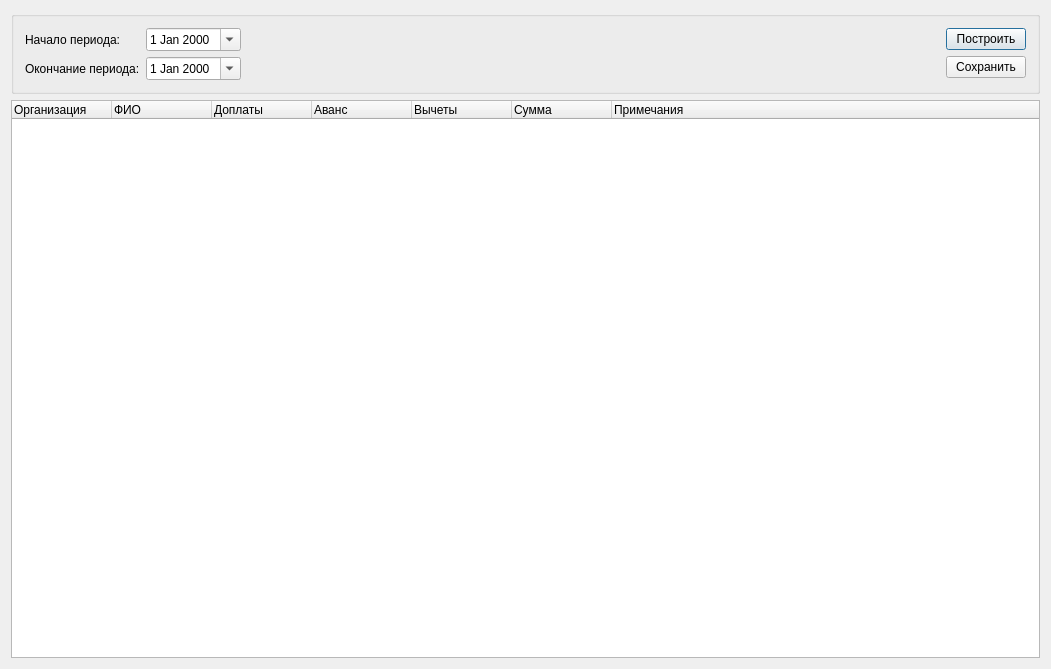
<?xml version="1.0" encoding="UTF-8"?>
<ui version="4.0">
 <class>ZProtokol</class>
 <widget class="QDialog" name="ZProtokol">
  <property name="geometry">
   <rect>
    <x>0</x>
    <y>0</y>
    <width>1051</width>
    <height>669</height>
   </rect>
  </property>
  <property name="windowTitle">
   <string>Отчет за период</string>
  </property>
  <property name="windowIcon">
   <iconset resource="../DSV.qrc">
    <normaloff>:/images/table.png</normaloff>:/images/table.png</iconset>
  </property>
  <layout class="QVBoxLayout" name="verticalLayout_2">
   <item>
    <widget class="QGroupBox" name="groupBox">
     <property name="title">
      <string/>
     </property>
     <layout class="QHBoxLayout" name="horizontalLayout">
      <item>
       <layout class="QGridLayout" name="gridLayout">
        <item row="0" column="0">
         <widget class="QLabel" name="label">
          <property name="text">
           <string>Начало периода:</string>
          </property>
         </widget>
        </item>
        <item row="0" column="1">
         <widget class="QDateEdit" name="dateStart">
          <property name="calendarPopup">
           <bool>true</bool>
          </property>
         </widget>
        </item>
        <item row="1" column="0">
         <widget class="QLabel" name="label_2">
          <property name="text">
           <string>Окончание периода:</string>
          </property>
         </widget>
        </item>
        <item row="1" column="1">
         <widget class="QDateEdit" name="dateEnd">
          <property name="calendarPopup">
           <bool>true</bool>
          </property>
         </widget>
        </item>
       </layout>
      </item>
      <item>
       <spacer name="horizontalSpacer">
        <property name="orientation">
         <enum>Qt::Horizontal</enum>
        </property>
        <property name="sizeHint" stdset="0">
         <size>
          <width>726</width>
          <height>20</height>
         </size>
        </property>
       </spacer>
      </item>
      <item>
       <layout class="QVBoxLayout" name="verticalLayout">
        <item>
         <widget class="QPushButton" name="cmdBuild">
          <property name="text">
           <string>Построить</string>
          </property>
         </widget>
        </item>
        <item>
         <widget class="QPushButton" name="cmdSave">
          <property name="text">
           <string>Сохранить</string>
          </property>
         </widget>
        </item>
       </layout>
      </item>
     </layout>
    </widget>
   </item>
   <item>
    <widget class="QTreeWidget" name="tree">
     <property name="sizePolicy">
      <sizepolicy hsizetype="Expanding" vsizetype="Expanding">
       <horstretch>0</horstretch>
       <verstretch>0</verstretch>
      </sizepolicy>
     </property>
     <column>
      <property name="text">
       <string notr="true">Организация</string>
      </property>
     </column>
     <column>
      <property name="text">
       <string>ФИО</string>
      </property>
     </column>
     <column>
      <property name="text">
       <string>Доплаты</string>
      </property>
     </column>
     <column>
      <property name="text">
       <string>Аванс</string>
      </property>
     </column>
     <column>
      <property name="text">
       <string>Вычеты</string>
      </property>
     </column>
     <column>
      <property name="text">
       <string>Сумма</string>
      </property>
     </column>
     <column>
      <property name="text">
       <string>Примечания</string>
      </property>
     </column>
    </widget>
   </item>
  </layout>
 </widget>
 <layoutdefault spacing="6" margin="11"/>
 <resources>
  <include location="../DSV.qrc"/>
 </resources>
 <connections/>
</ui>
